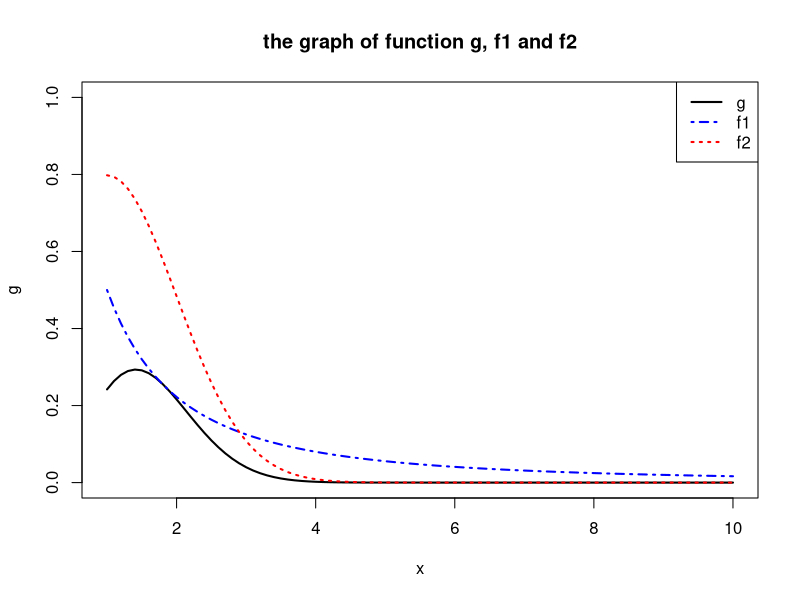
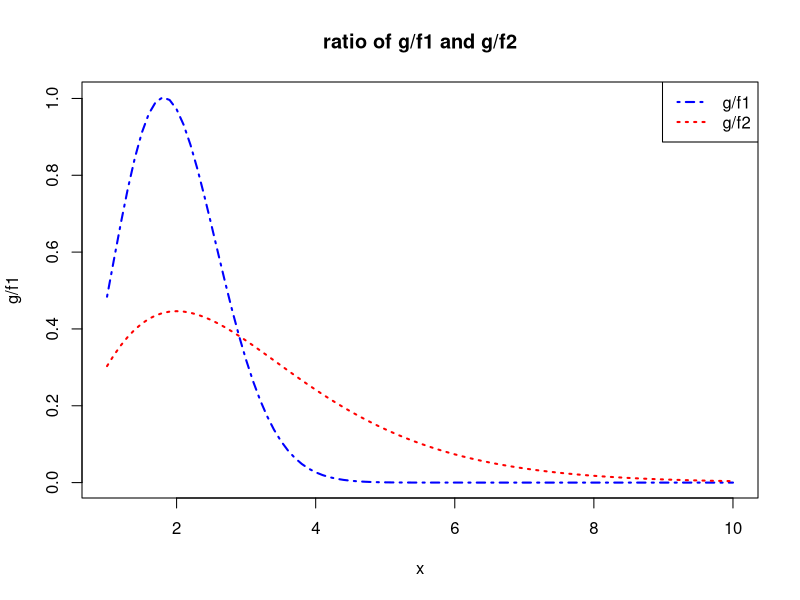

Here is the R script that generated these plots, in order:
## ---- chunk 1
knitr::opts_chunk$set(echo = TRUE)
## ---- chunk 2
x = seq(1,10,by=0.1)
g = x^2*exp(-x^2/2)/sqrt(2*pi)
plot(x,g,type='l',col='black',ylim=c(0,1),lwd=2,main='the graph of function g, f1 and f2')
f1 = 2/(x+1)^2
lines(x,f1,lty=4,col='blue',lwd=2)
f2 = 2*dnorm(x,mean=1,sd=1)
lines(x,f2,lty=3,col='red',lwd=2)  
legend('topright',legend=c('g','f1','f2'),col=c('black','blue','red'),lwd=c(2,2,2),lty=c(1,4,3))
## ---- chunk 3
plot(x,g/f1,type='l',col='blue',lwd=2,lty=4,main='ratio of g/f1 and g/f2')
lines(x,g/f2,lty=3,col='red',lwd=2)
legend('topright',legend=c('g/f1','g/f2'),col=c('blue','red'),lwd=c(2,2),lty=c(4,3))
## ---- chunk 4
set.seed(555)
m = 10000
theta.hat <- variance <- numeric(2)
g = function(x){
  x^2*exp(-x^2/2)/sqrt(2*pi)*(x>1)
}
# using f1
u = runif(m)
x = 2/(1-u) - 1 # inverse transform method
fg = g(x)/(2/(x+1)^2)
theta.hat[1] = mean(fg)
variance[1] = var(fg)
# using f2
x = numeric(m)
i = 1
while(i<=m){
  temp  = rnorm(1,mean=1,sd=1)
  if(temp>1) {
    x[i] =temp
    i = i+1}
}

fg = g(x)/(2*dnorm(x,mean=1,sd=1))
theta.hat[2] = mean(fg)
variance[2] = var(fg)
t = rbind(theta.hat,variance)
colnames(t) = c('by f1','by f2')
print(t)
